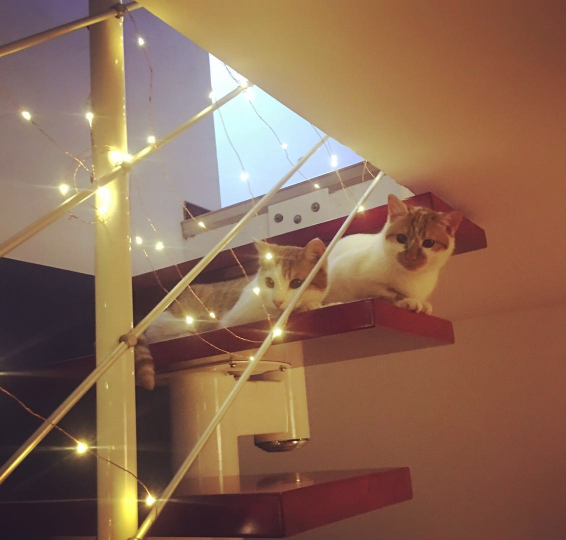
#> input picture traditional_cv/xxm.jpeg, 1132 x 1080 px, found by its file name (shown at 1/2 size)
$ python example.py
#> lines starting #> are read from the running program, lines starting #| are printed output that depends on the picture; long printed decimals are rounded
import cv2
import random
import numpy as np
from matplotlib import pyplot as plt


img_gray = cv2.imread('/Users/mc/Documents/python/cv/traditional_cv/xxm.jpeg', 0)
#> img_gray: shape (1080, 1132); min 24, max 255, mean 113.6
cv2.imshow('xxm_gray', img_gray)
key = cv2.waitKey(0)
#> (key Esc is pressed here)
cv2.destroyAllWindows()

# to show gray image to show image matrix
print(img_gray)
#> (printed output is left out)

# to show image data type
print(img_gray.dtype)
#| uint8

# to show gray image shape
print(img_gray.shape)  # h, w
#| (1080, 1132)

import cv2
img = cv2.imread('/Users/mc/Documents/python/cv/traditional_cv/xxm.jpeg')
#> img is the input picture: shape (1080, 1132, 3); mean B, G, R 84.3, 105.8, 139.9
cv2.imshow('xxm', img)
key = cv2.waitKey(0)
#> (key Esc is pressed here)
cv2.destroyAllWindows()
# to show color image to show channels
print(img)
#> (printed output is left out)
print(img.shape)        # h, w, c
#| (1080, 1132, 3)
# image crop
img_crop = img[0:300, 0:500]
cv2.imshow('img_crop', img_crop)
key = cv2.waitKey(0)
#> (key Esc is pressed here)
cv2.destroyAllWindows()


# color split
B, G, R = cv2.split(img)
cv2.imshow('B', B)
cv2.imshow('G', G)
cv2.imshow('R', R)
key = cv2.waitKey(0)
#> (key Esc is pressed here)
cv2.destroyAllWindows()

# change color
def random_light_color(img):
    # brightness
    B, G, R = cv2.split(img)

    b_rand = random.randint(-50, 50)
    if b_rand == 0:
        pass
    elif b_rand > 0:
        lim = 255 - b_rand
        B[B > lim] = 255
        B[B <= lim] = (b_rand + B[B <= lim]).astype(img.dtype)
    elif b_rand < 0:
        lim = 0 - b_rand
        B[B < lim] = 0
        B[B >= lim] = (b_rand + B[B >= lim]).astype(img.dtype)

    g_rand = random.randint(-50, 50)
    if g_rand == 0:
        pass
    elif g_rand > 0:
        lim = 255 - g_rand
        G[G > lim] = 255
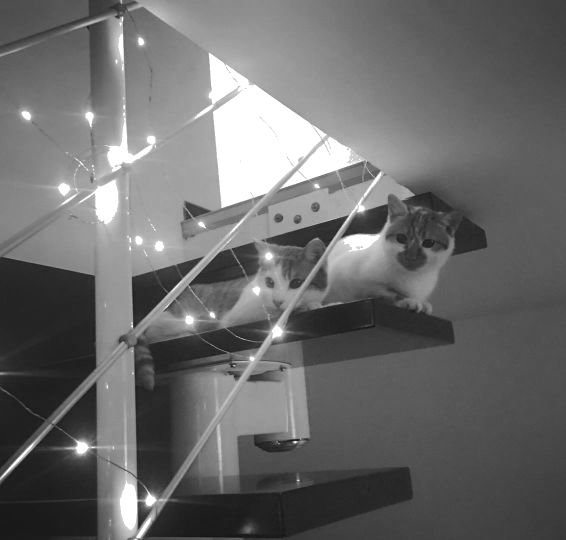
#> G: shape (1080, 1132) (shown at 1/2 size); min 17, max 255, mean 106.6
        G[G <= lim] = (g_rand + G[G <= lim]).astype(img.dtype)
    elif g_rand < 0:
        lim = 0 - g_rand
        G[G < lim] = 0
        G[G >= lim] = (g_rand + G[G >= lim]).astype(img.dtype)

    r_rand = random.randint(-50, 50)
    if r_rand == 0:
        pass
    elif r_rand > 0:
        lim = 255 - r_rand
        R[R > lim] = 255
#> R: shape (1080, 1132); min 32, max 255, mean 139.9
        R[R <= lim] = (r_rand + R[R <= lim]).astype(img.dtype)
    elif r_rand < 0:
        lim = 0 - r_rand
        R[R < lim] = 0
        R[R >= lim] = (r_rand + R[R >= lim]).astype(img.dtype)

    img_merge = cv2.merge((B, G, R))
    #img = cv2.cvtColor(final_hsv, cv2.COLOR_HSV2BGR)
    return img_merge

img_random_color = random_light_color(img)
cv2.imshow('img_random_color', img_random_color)
key = cv2.waitKey(0)
#> (key Esc is pressed here)
cv2.destroyAllWindows()

###############################
# gamma correction
img_dark = cv2.imread('/Users/mc/Documents/python/cv/traditional_cv/xxm.jpeg')
cv2.imshow('img_dark', img_dark)
key = cv2.waitKey(0)
#> (key Esc is pressed here)
cv2.destroyAllWindows()
def adjust_gamma(image, gamma=1.0):
#> called with gamma = 2
    invGamma = 1.0/gamma
    table = []
    for i in range(256):
        table.append(((i / 255.0) ** invGamma) * 255)
    table = np.array(table).astype("uint8")
    return cv2.LUT(img_dark, table)
img_brighter = adjust_gamma(img_dark, 2)
cv2.imshow('img_dark', img_dark)
cv2.imshow('img_brighter', img_brighter)
key = cv2.waitKey(0)
#> (key Esc is pressed here)
cv2.destroyAllWindows()

################################
# histogram
img_small_brighter = cv2.resize(img_brighter, (int(img_brighter.shape[0]*0.5), int(img_brighter.shape[1]*0.5)))
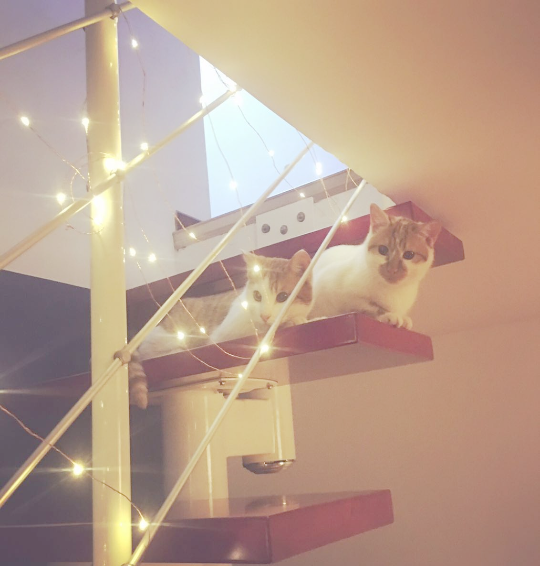
#> img_small_brighter: shape (566, 540, 3); mean B, G, R 141.3, 158.7, 185.4
plt.hist(img_brighter.flatten(), 256, [0, 256], color = 'r')
img_yuv = cv2.cvtColor(img_small_brighter, cv2.COLOR_BGR2YUV)
#> img_yuv: shape (566, 540, 3); mean of channels 0, 1, 2 164.7, 116.5, 146.2
# equalize the histogram of the Y channel
img_yuv[:,:,0] = cv2.equalizeHist(img_yuv[:,:,0])   # only for 1 channel
#> img_yuv: shape (566, 540, 3); mean of channels 0, 1, 2 128.7, 116.5, 146.2
# convert the YUV image back to RGB format
img_output = cv2.cvtColor(img_yuv, cv2.COLOR_YUV2BGR)   # y: luminance(������), u&v: ɫ�ȱ��Ͷ�
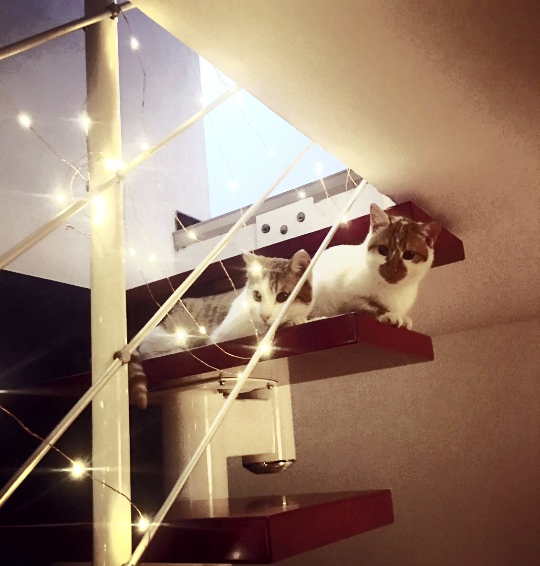
#> img_output: shape (566, 540, 3); mean B, G, R 105.1, 122.7, 149.5
cv2.imshow('Color input image', img_small_brighter)
cv2.imshow('Histogram equalized', img_output)
key = cv2.waitKey(0)
#> (key Esc is pressed here)
cv2.destroyAllWindows()

##############################
# rotation


M = cv2.getRotationMatrix2D((img.shape[1] / 2, img.shape[0] / 2), 30, 1) # center, angle, scale
img_rotate = cv2.warpAffine(img, M, (img.shape[1], img.shape[0]))
cv2.imshow('rotated lenna', img_rotate)
key = cv2.waitKey(0)
#> (key Esc is pressed here)
cv2.destroyAllWindows()
print(M)
#| [[   0.866     0.5        -194.170]
#|  [  -0.5           0.866   355.346]]

# set M[0][2] = M[1][2] = 0
print(M)
#| [[   0.866     0.5        -194.170]
#|  [  -0.5           0.866   355.346]]
img_rotate2 = cv2.warpAffine(img, M, (img.shape[1], img.shape[0]))
cv2.imshow('rotated lenna2', img_rotate2)
key = cv2.waitKey(0)
#> (key Esc is pressed here)
cv2.destroyAllWindows()
# explain translation

# scale+rotation+translation = similarity transform
M = cv2.getRotationMatrix2D((img.shape[1] / 2, img.shape[0] / 2), 30, 0.5) # center, angle, scale
img_rotate = cv2.warpAffine(img, M, (img.shape[1], img.shape[0]))
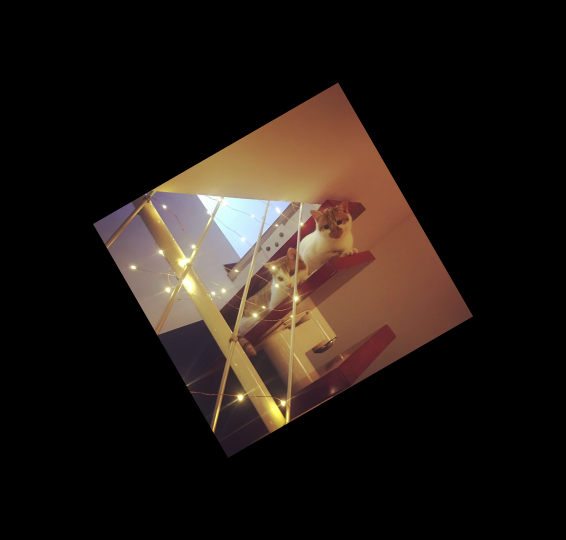
#> img_rotate: shape (1080, 1132, 3) (shown at 1/2 size); mean B, G, R 21.1, 26.5, 35
cv2.imshow('rotated lenna', img_rotate)
key = cv2.waitKey(0)
#> (key Esc is pressed here)
cv2.destroyAllWindows()

print(M)
#| [[ 4.33012702e-01  2.50000000e-01  1.85914811e+02]
#|  [-2.50000000e-01  4.33012702e-01  4.47673141e+02]]

##############################
# Affine Transform
rows, cols, ch = img.shape
#> rows = 1080; cols = 1132; ch = 3
pts1 = np.float32([[0, 0], [cols - 1, 0], [0, rows - 1]])
#> pts1 = [[0, 0], [1131, 0], [0, 1079]]
pts2 = np.float32([[cols * 0.2, rows * 0.1], [cols * 0.9, rows * 0.2], [cols * 0.1, rows * 0.9]])

M = cv2.getAffineTransform(pts1, pts2)
dst = cv2.warpAffine(img, M, (cols, rows))
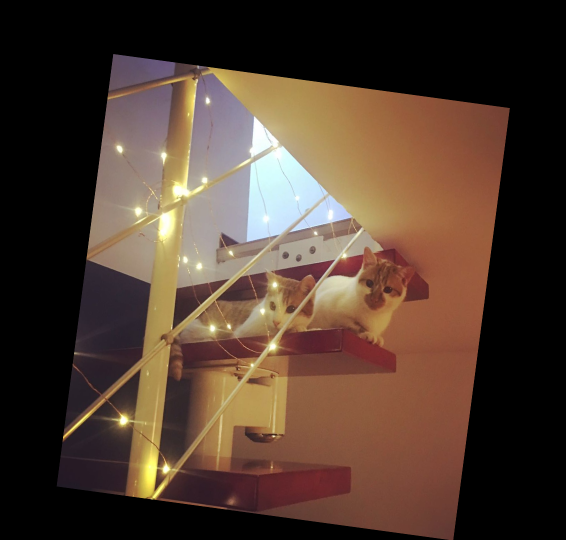
#> dst: shape (1080, 1132, 3) (shown at 1/2 size); mean B, G, R 48.1, 60.4, 79.9

cv2.imshow('affine lenna', dst)
key = cv2.waitKey(0)
#> (key Esc is pressed here)
cv2.destroyAllWindows()
############################
# perspective transform
def random_warp(img, row, col):
#> called with row = 1080, col = 1132
    height, width, channels = img.shape
#> height = 1080; width = 1132; channels = 3

    # warp:
    random_margin = 60
    x1 = random.randint(-random_margin, random_margin)
    y1 = random.randint(-random_margin, random_margin)
    x2 = random.randint(width - random_margin - 1, width - 1)
#> x2 = 1103
    y2 = random.randint(-random_margin, random_margin)
    x3 = random.randint(width - random_margin - 1, width - 1)
#> x3 = 1096
    y3 = random.randint(height - random_margin - 1, height - 1)
#> y3 = 1077
    x4 = random.randint(-random_margin, random_margin)
    y4 = random.randint(height - random_margin - 1, height - 1)

    dx1 = random.randint(-random_margin, random_margin)
    dy1 = random.randint(-random_margin, random_margin)
    dx2 = random.randint(width - random_margin - 1, width - 1)
    dy2 = random.randint(-random_margin, random_margin)
    dx3 = random.randint(width - random_margin - 1, width - 1)
    dy3 = random.randint(height - random_margin - 1, height - 1)
    dx4 = random.randint(-random_margin, random_margin)
    dy4 = random.randint(height - random_margin - 1, height - 1)

    pts1 = np.float32([[x1, y1], [x2, y2], [x3, y3], [x4, y4]])
    pts2 = np.float32([[dx1, dy1], [dx2, dy2], [dx3, dy3], [dx4, dy4]])
    M_warp = cv2.getPerspectiveTransform(pts1, pts2)
    img_warp = cv2.warpPerspective(img, M_warp, (width, height))
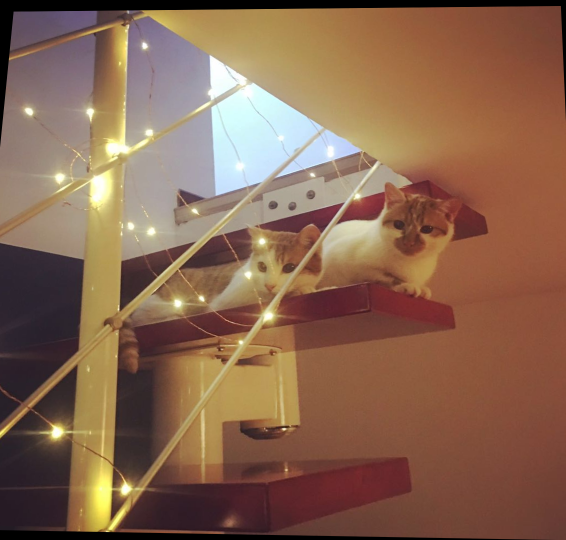
#> img_warp: shape (1080, 1132, 3) (shown at 1/2 size); mean B, G, R 80.3, 101.7, 135.9
    return M_warp, img_warp
M_warp, img_warp = random_warp(img, img.shape[0], img.shape[1])
#> M_warp = [[0.939, -0.0874, 27.16], [-0.0102, 0.841, 23.16], [-2.53e-05, -0.000111, 1]]
cv2.imshow('lenna_warp', img_warp)
key = cv2.waitKey(0)
#> (key Esc is pressed here)
cv2.destroyAllWindows()


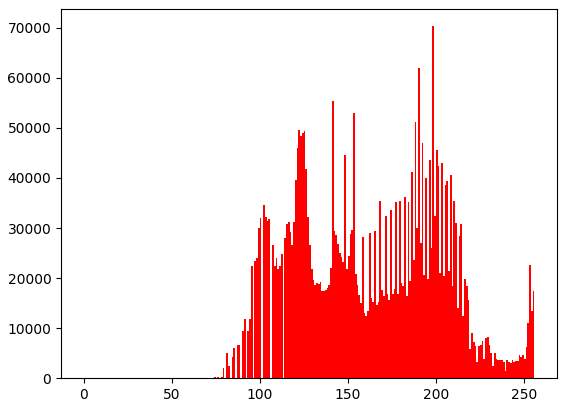
#> figure drawn by matplotlib, 1 panel; tallest bar 70315 high, from x = 198 to 199
